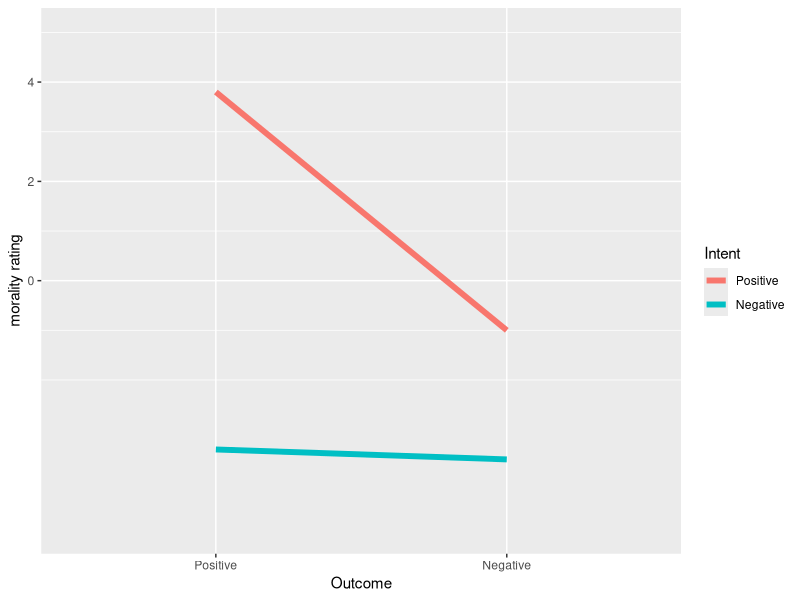
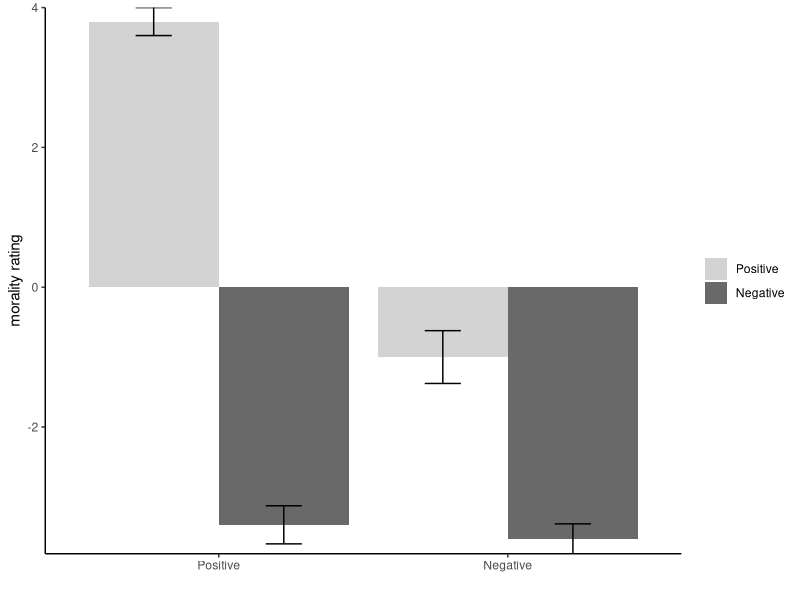

Reproduce these figures in R, in order.
# Homework 4

setwd("/Users/rachel/Box\ Sync/R\ Coursework/HW4")

MoralStudy<-read.csv("RmStudy.csv")

MoralStudy$Outcome<-factor(MoralStudy$Outcome, 
                           levels = c(1,2),
                           labels = c("Positive","Negative"))

MoralStudy$Intent<-factor(MoralStudy$Intent, 
                          levels = c(1,2),
                          labels = c("Positive","Negative"))

### Means plot : this is just to see the direction of the effect
library(ggplot2)
library(dplyr)
library(emmeans)

Means.Table<-
  MoralStudy %>% 
  group_by(Outcome,Intent) %>%
  summarise(Fix.Mean=mean(Rating))

Means.Lines <-ggplot(data = Means.Table, aes(x = Outcome, y=Fix.Mean, group=Intent))+
  scale_y_continuous(limits=c(-5,5),breaks = seq(0,20,2))+
  geom_line(aes(colour = Intent), size=2)+
  ylab("morality rating")+xlab("Outcome")+
  theme(legend.position = "right")
Means.Lines

### Bar plot : it isn't appropriate to use a line graph so here's a bar chart
Means.Table2<-
  MoralStudy %>% 
  group_by(Outcome,Intent) %>%
  summarise(N=n(),
            Means=mean(Rating),
            SS=sum((Rating-Means)^2),
            SD=sd(Rating),
            SEM=SD/N^.5)

Plot.1<-ggplot(Means.Table2, aes(x = Outcome, y = Means, group = Intent))+
  geom_col(aes(group=Intent, fill=Intent), position=position_dodge(width=0.9))+
  scale_y_continuous(expand = c(0, 0))+ # Forces plot to start at zero
  geom_errorbar(aes(ymax = Means + SEM, ymin= Means - SEM), 
                position=position_dodge(width=0.9), width=0.25)+ #dodge separates the columns into groups
  scale_fill_manual(values=c("#D3D3D3","#696969"))+
  xlab('')+
  ylab('morality rating')+
  theme_bw()+
  theme(panel.grid.major=element_blank(),
        panel.grid.minor=element_blank(),
        panel.border=element_blank(),
        axis.line=element_line(), #this makes the box outline open on top
        legend.title=element_blank())
Plot.1


# Run a two-way RM ANOVA 
library(afex)
ANOVA.Moral<-aov_car(Rating~ Outcome*Intent + Error(SS/Outcome*Intent), 
                     data = MoralStudy)
ANOVA.Moral

### SPSS-Like report
aov_car(Rating~ Outcome*Intent + Error(SS/Outcome*Intent), 
                     data = MoralStudy, return="univariate")

### Using Levene's test of HOV since there are less than 3 levels
library(car)
leveneTest(Rating~ Outcome*Intent, data = MoralStudy) 


### Follow up the interaction: we want to see that its driven by the fact that theres a huge
### difference between the Positive intent conditions, whereas there is no difference in 
### the Negative intent conditions
Outcome.by.Intent<-emmeans(ANOVA.Moral,~Outcome|Intent)
test(pairs(Outcome.by.Intent), joint=TRUE)

### Pairwise follow up 
pairs(Outcome.by.Intent, adjust ='none')
